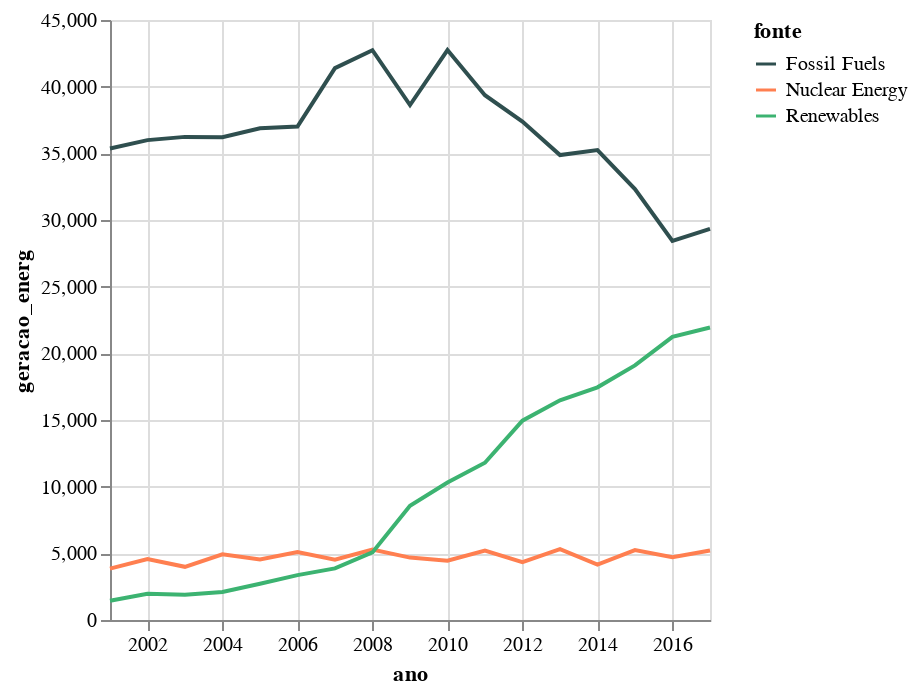

Source (notebook cell):
### Markdown cell above
Podemos analisar também a geração de energia, `geracao_energ`, de cada `fonte` ao longo dos anos. Para isso, criamos um gráfico de linhas como abaixo:

### Code cell
fontes_chart = alt.Chart(df).mark_line().encode(
    alt.X('ano:T'),
    alt.Y('geracao_energ:Q'),
    alt.Color('fonte:N', scale=colors),
)

fontes_chart

### Figure 1 — Vega-Lite specification as saved in the notebook (floating-point values rounded to 4 significant figures)
{"config": {"view": {"continuousWidth": 300, "continuousHeight": 300}}, "data": {"name": "data-660282cf28cc0a30f77a1a6c047ab456"}, "mark": {"type": "line"}, "encoding": {"color": {"field": "fonte", "scale": {"domain": ["Fossil Fuels", "Nuclear Energy", "Renewables"], "range": ["darkslategrey", "coral", "mediumseagreen"]}, "type": "nominal"}, "x": {"field": "ano", "type": "temporal"}, "y": {"field": "geracao_energ", "type": "quantitative"}}, "$schema": "https://vega.github.io/schema/vega-lite/v5.20.1.json", "datasets": {"data-660282cf28cc0a30f77a1a6c047ab456": [{"ano": "2001-01-01T00:00:00", "fonte": "Fossil Fuels", "geracao_energ": 35361}, {"ano": "2002-01-01T00:00:00", "fonte": "Fossil Fuels", "geracao_energ": 35991}, {"ano": "2003-01-01T00:00:00", "fonte": "Fossil Fuels", "geracao_energ": 36234}, {"ano": "2004-01-01T00:00:00", "fonte": "Fossil Fuels", "geracao_energ": 36205}, {"ano": "2005-01-01T00:00:00", "fonte": "Fossil Fuels", "geracao_energ": 36883}, {"ano": "2006-01-01T00:00:00", "fonte": "Fossil Fuels", "geracao_energ": 37014}, {"ano": "2007-01-01T00:00:00", "fonte": "Fossil Fuels", "geracao_energ": 41389}, {"ano": "2008-01-01T00:00:00", "fonte": "Fossil Fuels", "geracao_energ": 42734}, {"ano": "2009-01-01T00:00:00", "fonte": "Fossil Fuels", "geracao_energ": 38620}, {"ano": "2010-01-01T00:00:00", "fonte": "Fossil Fuels", "geracao_energ": 42750}, {"ano": "2011-01-01T00:00:00", "fonte": "Fossil Fuels", "geracao_energ": 39361}, {"ano": "2012-01-01T00:00:00", "fonte": "Fossil Fuels", "geracao_energ": 37379}, {"ano": "2013-01-01T00:00:00", "fonte": "Fossil Fuels", "geracao_energ": 34873}, {"ano": "2014-01-01T00:00:00", "fonte": "Fossil Fuels", "geracao_energ": 35250}, {"ano": "2015-01-01T00:00:00", "fonte": "Fossil Fuels", "geracao_energ": 32319}, {"ano": "2016-01-01T00:00:00", "fonte": "Fossil Fuels", "geracao_energ": 28437}, {"ano": "2017-01-01T00:00:00", "fonte": "Fossil Fuels", "geracao_energ": 29329}, {"ano": "2001-01-01T00:00:00", "fonte": "Nuclear Energy", "geracao_energ": 3853}, {"ano": "2002-01-01T00:00:00", "fonte": "Nuclear Energy", "geracao_energ": 4574}, {"ano": "2003-01-01T00:00:00", "fonte": "Nuclear Energy", "geracao_energ": 3988}, {"ano": "2004-01-01T00:00:00", "fonte": "Nuclear Energy", "geracao_energ": 4929}, {"ano": "2005-01-01T00:00:00", "fonte": "Nuclear Energy", "geracao_energ": 4538}, {"ano": "2006-01-01T00:00:00", "fonte": "Nuclear Energy", "geracao_energ": 5095}, {"ano": "2007-01-01T00:00:00", "fonte": "Nuclear Energy", "geracao_energ": 4519}, {"ano": "2008-01-01T00:00:00", "fonte": "Nuclear Energy", "geracao_energ": 5282}, {"ano": "2009-01-01T00:00:00", "fonte": "Nuclear Energy", "geracao_energ": 4679}, {"ano": "2010-01-01T00:00:00", "fonte": "Nuclear Energy", "geracao_energ": 4451}, {"ano": "2011-01-01T00:00:00", "fonte": "Nuclear Energy", "geracao_energ": 5215}, {"ano": "2012-01-01T00:00:00", "fonte": "Nuclear Energy", "geracao_energ": 4347}, {"ano": "2013-01-01T00:00:00", "fonte": "Nuclear Energy", "geracao_energ": 5321}, {"ano": "2014-01-01T00:00:00", "fonte": "Nuclear Energy", "geracao_energ": 4152}, {"ano": "2015-01-01T00:00:00", "fonte": "Nuclear Energy", "geracao_energ": 5243}, {"ano": "2016-01-01T00:00:00", "fonte": "Nuclear Energy", "geracao_energ": 4703}, {"ano": "2017-01-01T00:00:00", "fonte": "Nuclear Energy", "geracao_energ": 5214}, {"ano": "2001-01-01T00:00:00", "fonte": "Renewables", "geracao_energ": 1437}, {"ano": "2002-01-01T00:00:00", "fonte": "Renewables", "geracao_energ": 1963}, {"ano": "2003-01-01T00:00:00", "fonte": "Renewables", "geracao_energ": 1885}, {"ano": "2004-01-01T00:00:00", "fonte": "Renewables", "geracao_energ": 2102}, {"ano": "2005-01-01T00:00:00", "fonte": "Renewables", "geracao_energ": 2724}, {"ano": "2006-01-01T00:00:00", "fonte": "Renewables", "geracao_energ": 3364}, {"ano": "2007-01-01T00:00:00", "fonte": "Renewables", "geracao_energ": 3870}, {"ano": "2008-01-01T00:00:00", "fonte": "Renewables", "geracao_energ": 5070}, {"ano": "2009-01-01T00:00:00", "fonte": "Renewables", "geracao_energ": 8560}, {"ano": "2010-01-01T00:00:00", "fonte": "Renewables", "geracao_energ": 10308}, {"ano": "2011-01-01T00:00:00", "fonte": "Renewables", "geracao_energ": 11795}, {"ano": "2012-01-01T00:00:00", "fonte": "Renewables", "geracao_energ": 14949}, {"ano": "2013-01-01T00:00:00", "fonte": "Renewables", "geracao_energ": 16476}, {"ano": "2014-01-01T00:00:00", "fonte": "Renewables", "geracao_energ": 17452}, {"ano": "2015-01-01T00:00:00", "fonte": "Renewables", "geracao_energ": 19091}, {"ano": "2016-01-01T00:00:00", "fonte": "Renewables", "geracao_energ": 21241}, {"ano": "2017-01-01T00:00:00", "fonte": "Renewables", "geracao_energ": 21933}]}}
